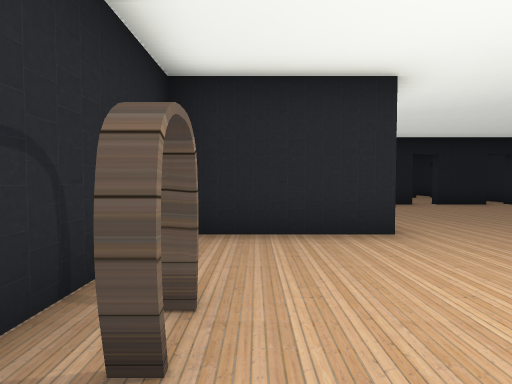
View 1 (above)

16 first-person views from a walk through a 3-D level made in the Unity game engine. The camera is 1.5 m above the floor, tilts 2° down and sees 85° across. Doors are open. The floor is counted in squares, 2 m on a side. Each view is taken from the middle of a square. On the plan, view 1 faces up. The plan holds only what a view shows up to about 10 squares ahead; the rest is blank. The place goes on beyond the plan. The player character is not drawn.

View 2
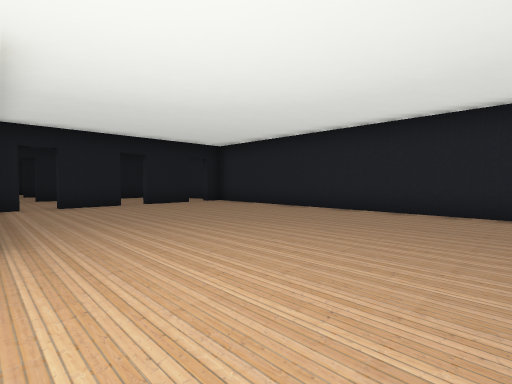

View 3
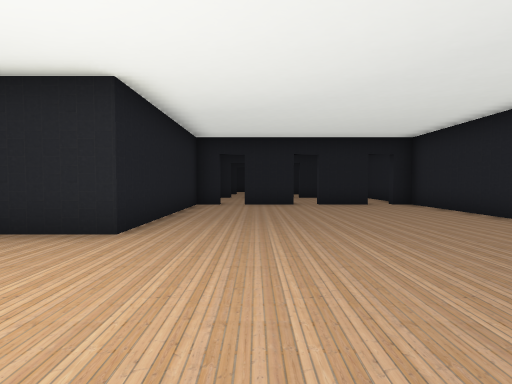

View 4
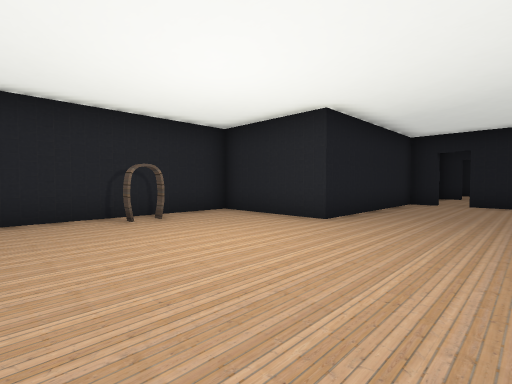

View 5
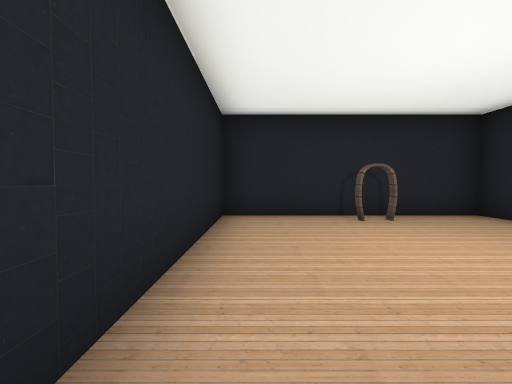

View 6
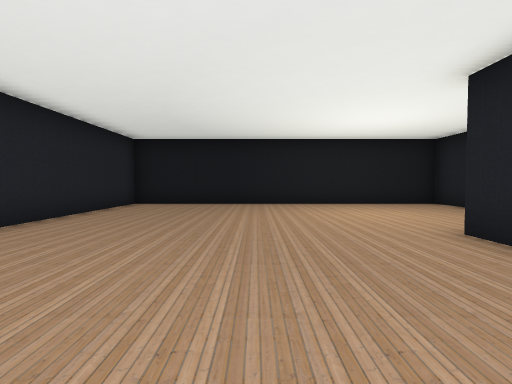

View 7
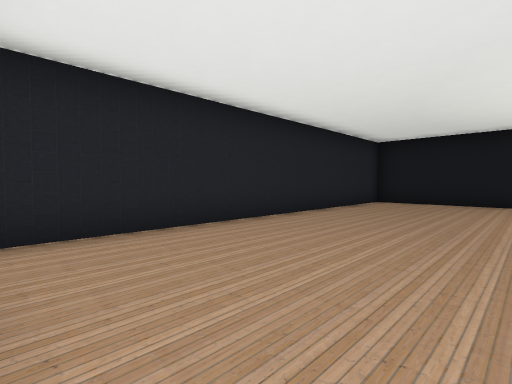

View 8
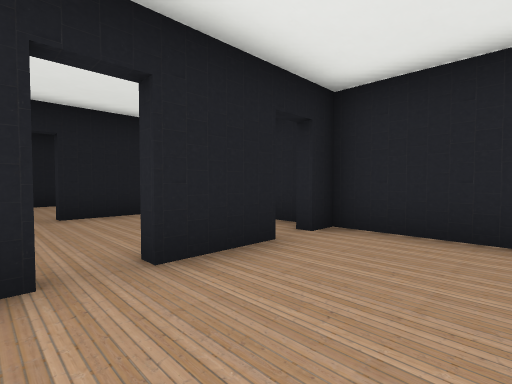

View 9
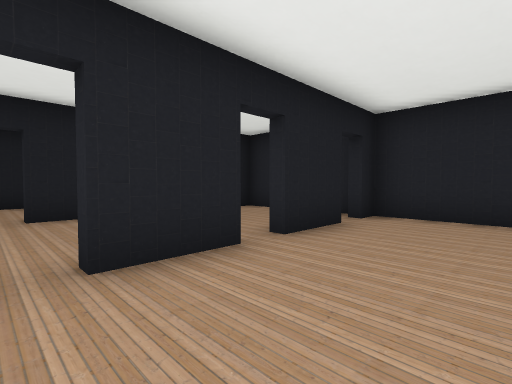

View 10
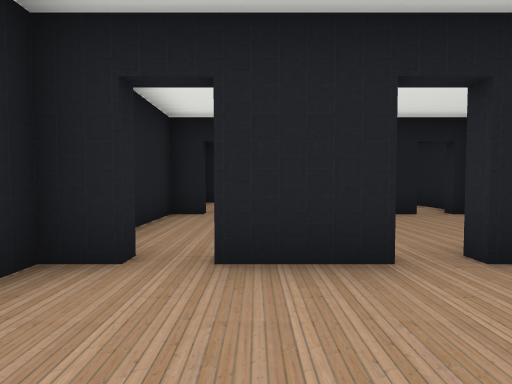

View 11
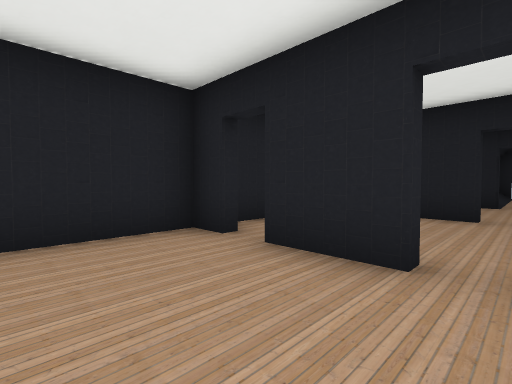

View 12
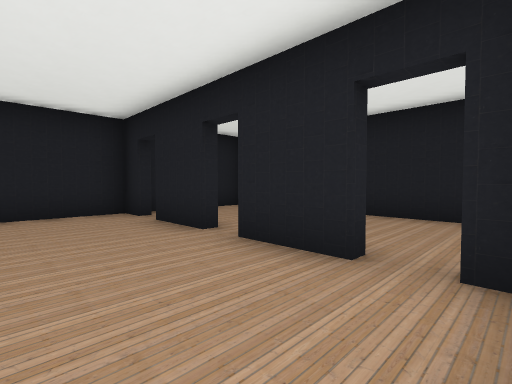

View 13
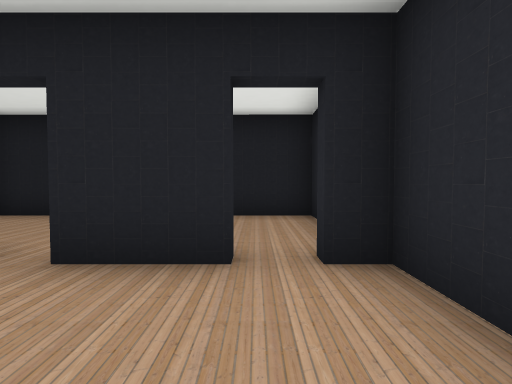

View 14
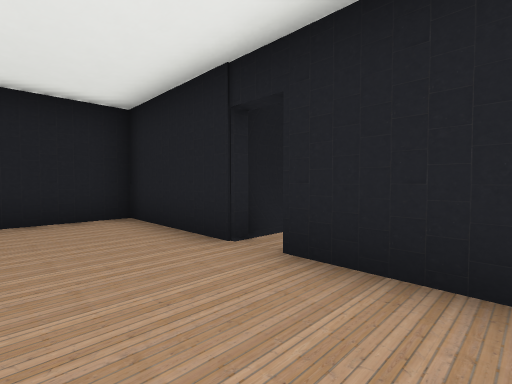

View 15
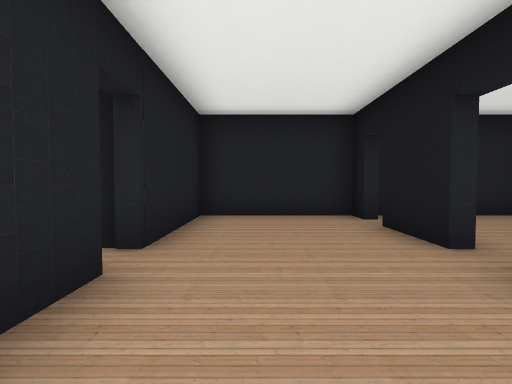

View 16
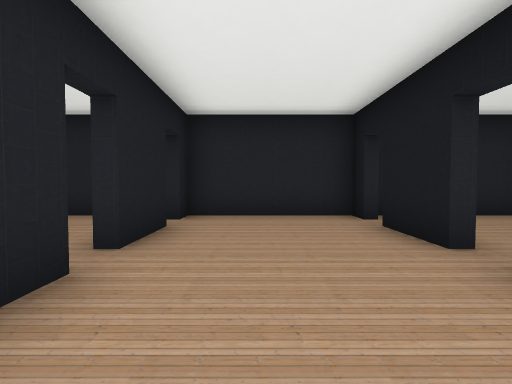

### Floor plan
Points are (right, up) in squares from view 1. A wall is a line through its corners. A room is listed if a view was taken in it or the views show most of it. See-through windows are left out.
Room 1 (views 1, 2, 3, 4, 5, 6, 7, 8)
walls: (5.4, 9.4) (3.6, 9.4); (2.9, 9.4) (2, 9.4) (2, 4) (-1.2, 4) (-1.2, -1.7) (9.3, -1.7) (9.3, 9.4) (8.5, 9.4); (7.9, 9.4) (6, 9.4)
ways out: open door at (3, 10) to room 2; open door at (5.5, 10) to room 2; open door at (8, 10) to room 2; open door at (-0.3, 1.3)
Room 2 (views 9, 10, 11)
walls: (5.4, 13.5) (3.5, 13.5); (7.9, 13.5) (6, 13.5); (2.9, 13.5) (2, 13.5) (2, 11.1); (9.3, 10.1) (9.3, 13.5) (8.6, 13.5)
ways out: open door at (3, 10) to room 1; open door at (5.5, 10) to room 1; open door at (8, 10) to room 1; open door at (3, 14) to room 3; open door at (5.5, 14) to room 3; open door at (8, 14) to room 3
Room 3 (views 12, 13, 16)
walls: (5.4, 17.5) (3.6, 17.5); (6, 13.8) (7.9, 13.8); (7.9, 17.5) (6, 17.5); (8.6, 13.8) (9.3, 13.8) (9.3, 17.5) (8.5, 17.5); (2.9, 17.5) (2, 17.5) (2, 14.5)
ways out: open door at (3, 14) to room 2; open door at (5.5, 14) to room 2; open door at (8, 14) to room 2; open door at (3, 18) to room 4; open door at (5.5, 18) to room 4; open door at (8, 18) to room 4
Room 4 (views 14, 15)
walls: (5.4, 21.3) (2, 21.3) (2, 18.1); (6, 17.8) (7.9, 17.8); (8.6, 17.8) (9.3, 17.8) (9.3, 21.2) (6.1, 21.3)
ways out: open door at (3, 18) to room 3; open door at (5.5, 18) to room 3; open door at (8, 18) to room 3

Positions as (right, up) in squares from view 1, and headings:
1: (0, 0), facing up
2: (2, 0), facing up-right
3: (4, 0), facing up
4: (5, -1), facing up-left
5: (5, -1), facing left
6: (5, 8), facing down
7: (5, 9), facing down-right
8: (5, 7), facing up-right
9: (3, 11), facing up-right
10: (4, 11), facing up
11: (6, 11), facing up-left
12: (9, 15), facing up-left
13: (8, 15), facing up
14: (8, 19), facing up-left
15: (3, 20), facing right
16: (3, 16), facing right
